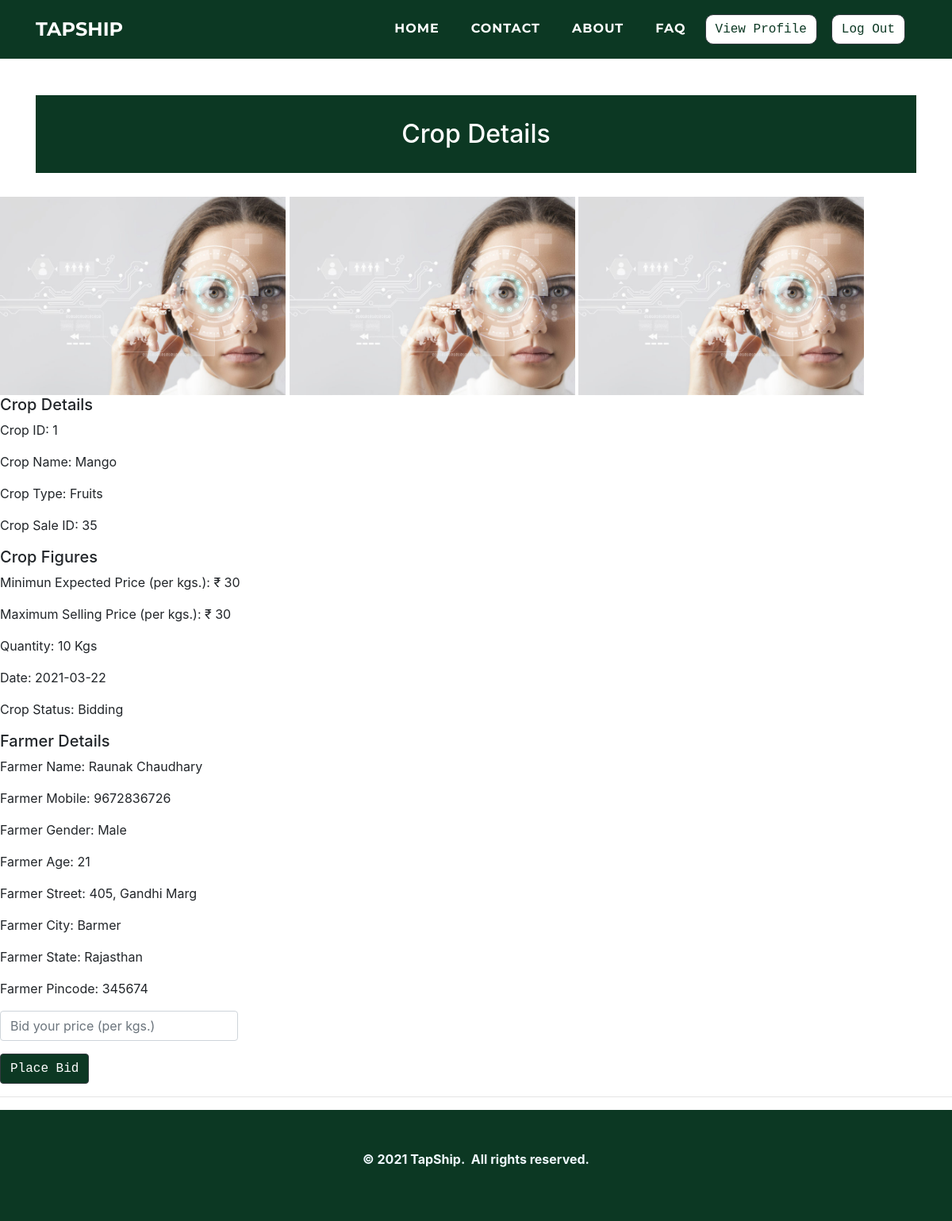
Before: /customers/viewcrop.php?cr_id=35 with the older database file.
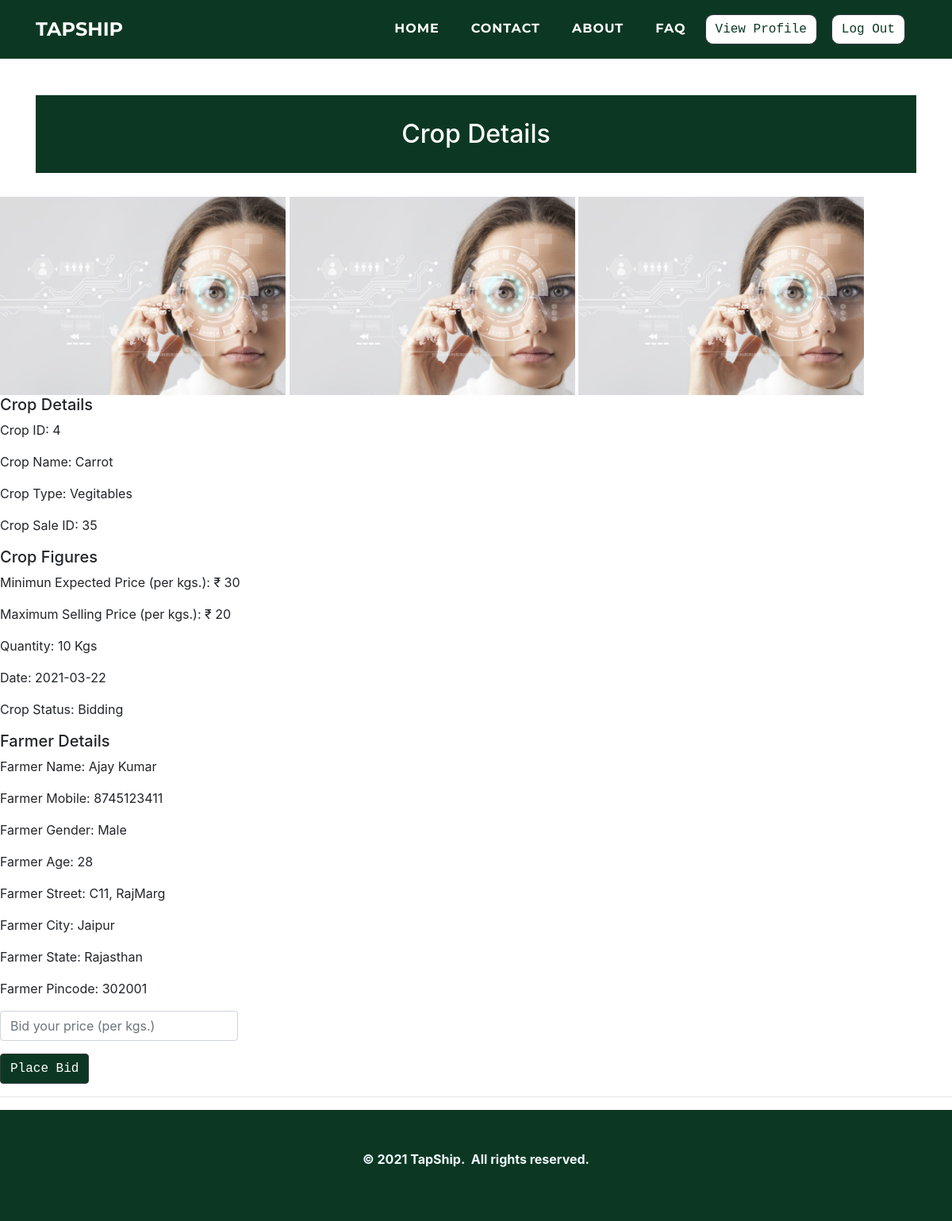
After: the same page with the newer database file.
### tables this page shows
CREATE TABLE `cropsale` (
  `cr_id` int(11) NOT NULL,
  `cr_f_mobile` varchar(10) NOT NULL,
  `cr_cro_id` int(11) NOT NULL,
  `cr_quantity` varchar(10) NOT NULL,
  `cr_img1` varchar(500) NOT NULL,
  `cr_img2` varchar(500) NOT NULL,
  `cr_img3` varchar(500) NOT NULL,
  `cr_mep` varchar(10) NOT NULL,
  `cr_date` date NOT NULL,
  `cr_status` varchar(10) NOT NULL
);

CREATE TABLE `cropdetails` (
  `cro_id` int(11) NOT NULL,
  `cro_name` varchar(50) NOT NULL,
  `cro_type` varchar(25) NOT NULL,
  `cro_msp` float NOT NULL
);

CREATE TABLE `farmer` (
  `f_id` int(11) NOT NULL,
  `f_name` varchar(50) NOT NULL,
  `f_mobile` varchar(25) NOT NULL,
  `f_gender` varchar(25) NOT NULL,
  `f_age` varchar(10) NOT NULL,
  `f_street` varchar(50) NOT NULL,
  `f_city` varchar(25) NOT NULL,
  `f_state` varchar(25) NOT NULL,
  `f_pincode` varchar(10) NOT NULL,
  `f_aadhar` varchar(25) NOT NULL,
  `f_aadharpdf` varchar(500) NOT NULL,
  `f_pan` varchar(25) NOT NULL,
  `f_panpdf` varchar(500) NOT NULL,
  `f_photo` varchar(500) NOT NULL,
  `f_password` varchar(25) NOT NULL,
  `f_approve` varchar(10) NOT NULL
);

### customers/viewcrop.php (the view, shortened to what this page needs)
<!doctype html>
        <html>
            <head>
				<link rel="stylesheet" href="../assets/bootstrap/css/bootstrap.min.css">
				<link rel="stylesheet" href="../assets/fonts/font-awesome.min.css">
				<link rel="stylesheet" href="../assets/fonts/ionicons.min.css">
				<link rel="stylesheet" href="../assets/css/Article-List.css">
				<link rel="stylesheet" href="../assets/css/Footer-Dark.css">
				<link rel="stylesheet" href="../assets/css/Highlight-Blue.css">
				<link rel="stylesheet" href="https://cdnjs.cloudflare.com/ajax/libs/animate.css/3.5.2/animate.min.css">
				<link rel="stylesheet" href="https://cdnjs.cloudflare.com/ajax/libs/aos/2.2.0/aos.css">
				<link rel="stylesheet" href="../assets/css/Login-Form-Clean.css">
				<link rel="stylesheet" href="../assets/css/table-style.css">
                <link rel="stylesheet" href="../assets/css/profile.css">
                <link href='https://maxcdn.bootstrapcdn.com/bootstrap/4.0.0/css/bootstrap.min.css' rel='stylesheet'>
                <link href='https://cdnjs.cloudflare.com/ajax/libs/MaterialDesign-Webfont/3.6.95/css/materialdesignicons.css' rel='stylesheet'>
            </head>
        <body oncontextmenu='return false' class='snippet-body'>
        <div class="page-content page-container" id="page-content">
		<nav class="navbar navbar-light navbar-expand-lg fixed-top text-uppercase" id="mainNav" style="background: #0c3823;">
        <div class="container">
            <a class="navbar-brand js-scroll-trigger" data-bs-hover-animate="pulse" href="../index.php" style="font-family: Montserrat, sans-serif;">TAPSHIP</a>
            <div class="collapse navbar-collapse"
                id="navbarResponsive">
                <ul class="nav navbar-nav ml-auto">
                    <li class="nav-item mx-0 mx-lg-1"><a class="nav-link py-3 px-0 px-lg-3 rounded js-scroll-trigger" data-bs-hover-animate="pulse" href="../index.php" style="filter: contrast(100%) grayscale(0%) hue-rotate(0deg) invert(0%) sepia(0%);">HOME</a></li>
                    <li class="nav-item mx-0 mx-lg-1"><a class="nav-link py-3 px-0 px-lg-3 rounded js-scroll-trigger" data-bs-hover-animate="pulse" href="../contact.php">CONTACT</a></li>
                    <li class="nav-item mx-0 mx-lg-1"><a class="nav-link py-3 px-0 px-lg-3 rounded js-scroll-trigger" data-bs-hover-animate="pulse" href="../about.php">ABOUT</a></li>
                    <li class="nav-item mx-0 mx-lg-1"><a class="nav-link py-3 px-0 px-lg-3 rounded js-scroll-trigger" data-bs-hover-animate="pulse" href="../faq.php">FAQ</a></li>
                    <li class="nav-item mx-0 mx-lg-1"><a href="#"><button class="btn btn-dark text-monospace" data-bs-hover-animate="pulse" type="button" style="margin: 10px;background: rgb(255,255,255);color: #0c3823;margin-left: 0;border-radius: 10px;">View Profile</button></a></li>
                    <li class="nav-item mx-0 mx-lg-1"><a href="../farmer/logout-script.php"><button  class="btn btn-dark text-monospace" data-bs-hover-animate="pulse" type="button" style="margin: 10px;background: rgb(255,255,255);color: #0c3823;margin-left: 0;border-radius: 10px;">Log Out</button></a></li>
                </ul>
            </div>
        </div>
    </nav>
    <div class="features-boxed">
        <div class="container" style="background: #ffffff;">
            <div class="intro" style="background: #0c3823;margin-top: 120px;margin-bottom: 30px;">
                <h2 class="text-center" data-aos="fade" style="color: rgb(255,255,255);padding: 30px;margin-bottom: 0px;">Crop Details</h2>
            </div>
        </div>
    </div>
	<?php
$con=mysqli_connect("localhost","root","","tapship");
    $cr_id = $_GET['cr_id'];
    $query = "SELECT CD.cro_id, CD.cro_name, CD.cro_type, CD.cro_msp, CS.cr_id, CS.cr_f_mobile, CS.cr_cro_id, CS.cr_quantity, CS.cr_mep, CS.cr_date, CS.cr_status, CS.cr_img1, CS.cr_img2, CS.cr_img3, f.f_name, f.f_mobile, f.f_gender, f.f_age, f.f_street, f.f_city, f.f_state, f.f_pincode
    FROM cropdetails CD, cropsale CS, farmer f where CD.cro_id=CS.cr_cro_id AND f.f_mobile=CS.cr_f_mobile AND CS.cr_id = $cr_id
    ORDER BY CS.cr_id DESC";
   $result = mysqli_query($con,$query);
   while( $res=mysqli_fetch_assoc($result))
   {
       $cro_id =  $res['cro_id'];
       $cro_name =  $res['cro_name'];
       $cro_type =  $res['cro_type'];
       $cro_msp =  $res['cro_msp'];
       $cr_id = $res['cr_id'];
       $cr_quantity = $res['cr_quantity'];
       $cr_mep = $res['cr_mep'];
       $cr_date = $res['cr_date'];
       $cr_status = $res['cr_status'];
       $cr_img1 = $res['cr_img1'];
       $cr_img2 = $res['cr_img2'];
       $cr_img3 = $res['cr_img3'];
       $f_name = $res['f_name'];
       $f_mobile =  $res['f_mobile'];
       $f_gender = $res['f_gender'];
       $f_age = $res['f_age'];
       $f_street = $res['f_street'];
       $f_city = $res['f_city'];
       $f_state = $res['f_state'];
       $f_pincode = $res['f_pincode'];
   }
?>
<img src="../farmers/<?php echo  $cr_img1;?>" width="30%">
<img src="../farmers/<?php echo  $cr_img2;?>" width="30%">
<img src="../farmers/<?php echo  $cr_img3;?>" width="30%">
<h5>Crop Details</h5>
<p>Crop ID: <?php echo $cro_id;?></P>
<p>Crop Name: <?php echo $cro_name;?></P>
<p>Crop Type: <?php echo $cro_type;?></P>
<p>Crop Sale ID: <?php echo $cr_id;?></P>
<h5>Crop Figures</h5>
<p>Minimun Expected Price (per kgs.): <?php echo '₹ ',$cr_mep;?></P>
<p>Maximum Selling Price (per kgs.): <?php echo '₹ ',$cro_msp;?></P>
<p>Quantity: <?php echo $cr_quantity,' Kgs';?></P>
<p>Date: <?php echo $cr_date;?></P>
<p>Crop Status: <?php if($cr_status=="0"){echo "Added";}else if($cr_status=="1"){echo "Bidding";}else if($cr_status=="2"){echo "Bid Accepted";}else if($cr_status=="3"){echo "Transport Pending";}else if($cr_status=="4"){echo "Deal Over";}  ?></P>
<h5>Farmer Details</h5>
<p>Farmer Name: <?php echo $f_name;?></P>
<p>Farmer Mobile: <?php echo $f_mobile;?></P>
<p>Farmer Gender: <?php echo $f_gender;?></P>
<p>Farmer Age: <?php echo $f_age;?></P>
<p>Farmer Street: <?php echo $f_street;?></P>
<p>Farmer City: <?php echo $f_city;?></P>
<p>Farmer State: <?php echo $f_state;?></P>
<p>Farmer Pincode: <?php echo $f_pincode;?></P>
<?php
if($cr_status==0||1){
?>
    <form method="post" action="placebid.php?cr_id=<?php echo $cr_id; ?> " enctype="multipart/form-data">
        <div class="form-group"><input class="form-control" id="cropbid_bidprice" type="text" name="cropbid_bidprice" placeholder="Bid your price (per kgs.)" required="" autofocus="" style="width: 300px;"></div>
        <input name="submit" type="submit"class="btn btn-dark text-monospace  " style="background-color:#0c3823;"  value=" Place Bid">
        <hr>
    </form>
<?php
}
?>
<div class="footer-dark" style="background: rgb(12,56,35);">
        <footer>
            <div class="container">
                <p style="text-align: center;"><strong>© 2021 TapShip.&nbsp; All rights reserved.</strong><br></p>
            </div>
        </footer>
 </div>
  </body>
</html>

### assets/css/Footer-Dark.css (style rules this page uses)
.footer-dark { padding: 50px 0; bottom: 0; color: #f0f9ff; background-color: #282d32; }

### assets/css/table-style.css (style rules this page uses)
body { margin:0; font-family: sans-serif; }
* { box-sizing: border-box; }

### assets/css/profile.css (style rules this page uses)
body { background-color: #f9f9fa; }

Changed rows visible on the page:
changed cropsale "Male": cr_cro.cro_id "1" → "4"; cr_cro.cro_name "Mango" → "Carrot"; cr_cro.cro_type "Fruits" → "Vegitables"; cr_cro.cro_msp "30" → "20"; farmer.f_name "Raunak Chaudhary" → "Ajay Kumar"; farmer.f_mobile "9672836726" → "8745123411"; farmer.f_age "21" → "28"; farmer.f_street "405, Gandhi Marg" → "C11, RajMarg"; farmer.f_city "Barmer" → "Jaipur"; farmer.f_pincode "345674" → "302001"
